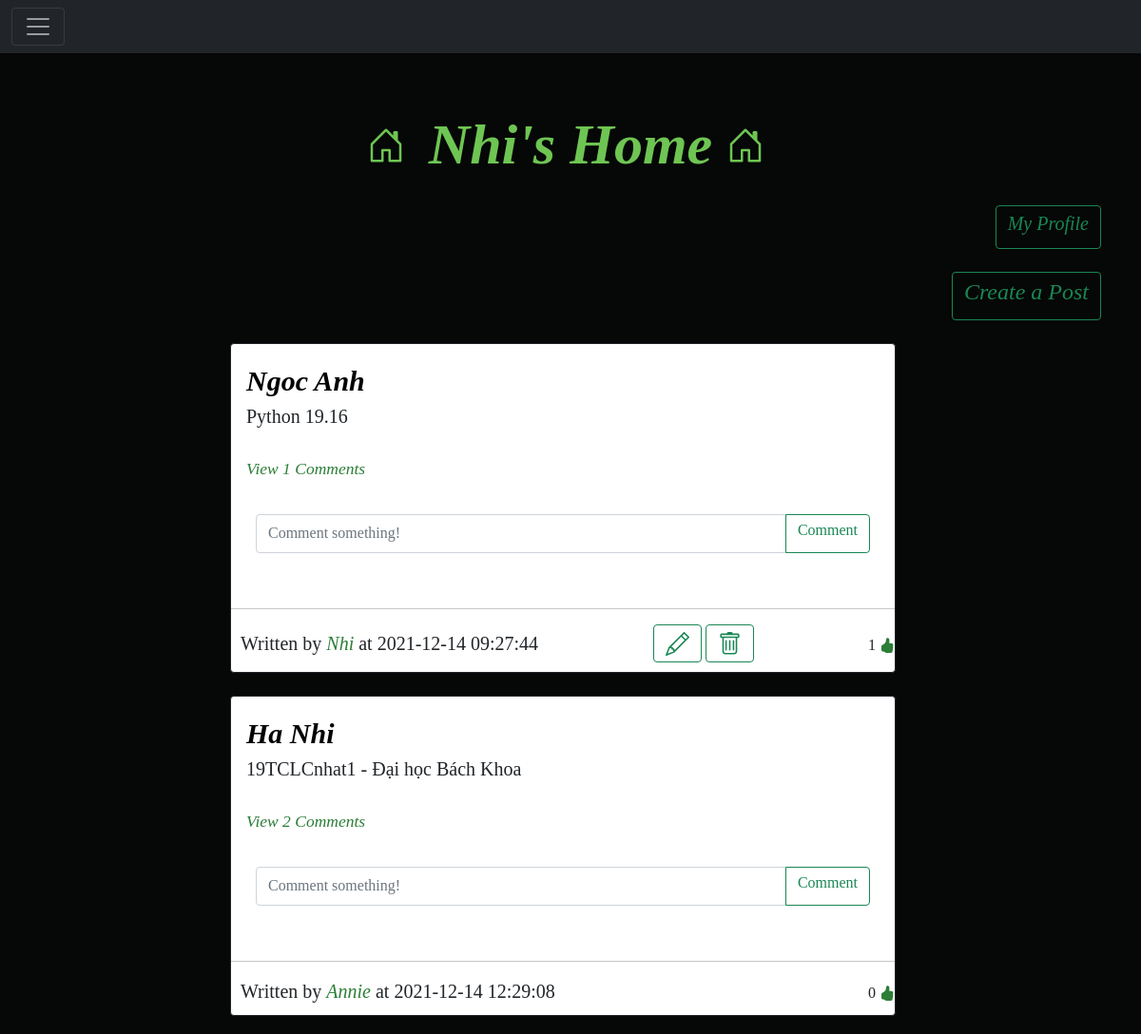
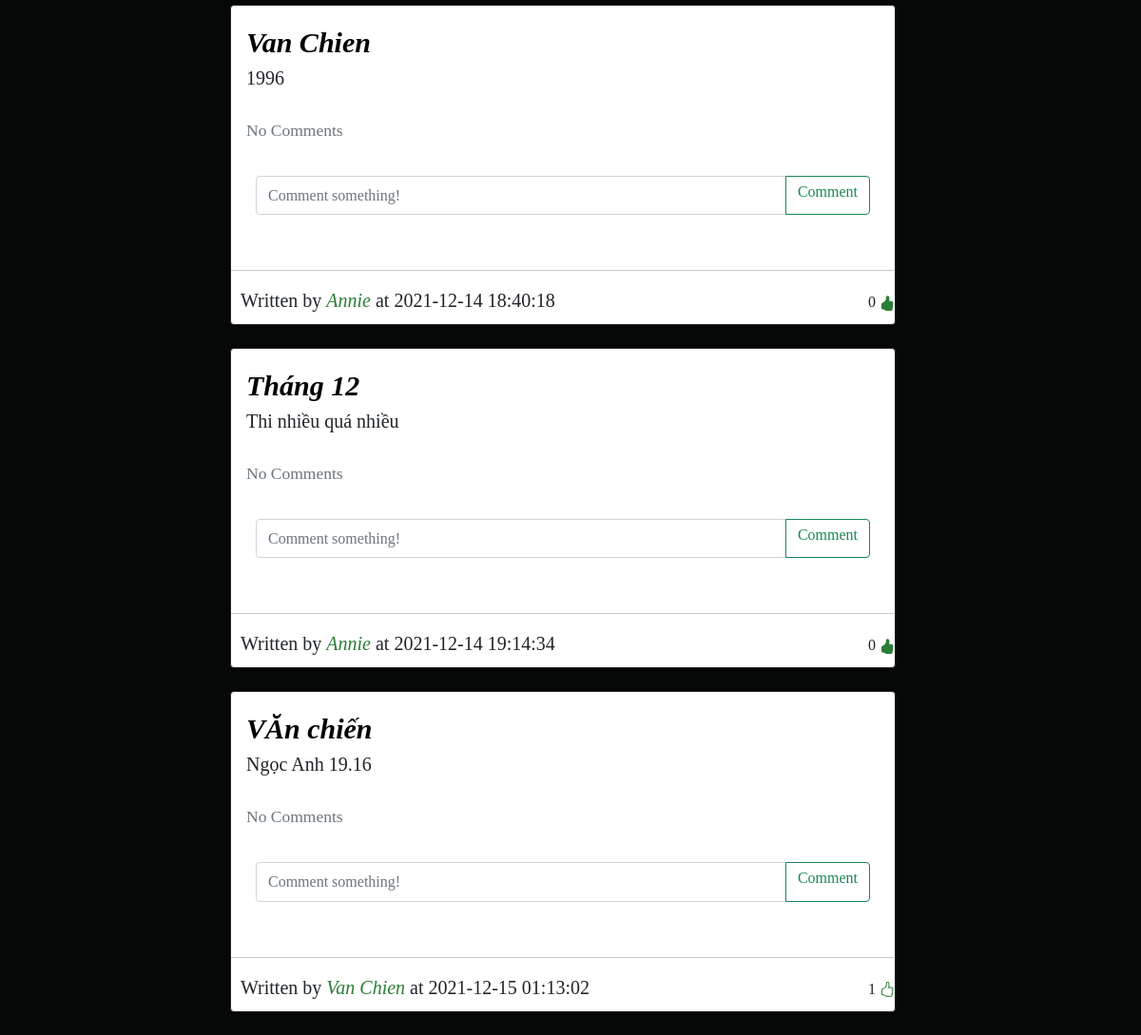
The app's page /home (signed in) with its own data (2 pictures, top to bottom).
### Website/models.py (models this page shows)
class User(db.Model, UserMixin):
    id = db.Column(db.Integer, primary_key=True)
    email = db.Column(db.String(150), unique=True)
    username = db.Column(db.String(150), unique=True)
    password = db.Column(db.String(150))
    date_created = db.Column(db.DateTime(timezone=True), default=func.now())
    posts = db.relationship('Post', backref='user', passive_deletes=True)
    comments = db.relationship('Comment', backref='user', passive_deletes=True)
    likes = db.relationship('Like', backref='user', passive_deletes=True)
    followed = db.relationship('Follow', foreign_keys=[Follow.follower_id], backref=db.backref('follower', lazy='joined'), lazy=True, cascade='all, delete-orphan')
    followers = db.relationship('Follow', foreign_keys=[Follow.followed_id], backref=db.backref('followed', lazy='joined'), lazy=True, cascade='all, delete-orphan')

class Post(db.Model):
    id = db.Column(db.Integer, primary_key=True)
    title = db.Column(db.Text, nullable=False)
    text = db.Column(db.Text, nullable=False)
    date_created = db.Column(db.DateTime(timezone=True), default=func.now())
    author = db.Column(db.Integer, db.ForeignKey(
        'user.id', ondelete="CASCADE"), nullable=False)
    comments = db.relationship('Comment', backref='post', passive_deletes=True)
    likes = db.relationship('Like', backref='post', passive_deletes=True)

### Website/views.py (the view)
@views.route("/")
@views.route("/home")
@login_required
def home():
    posts = Post.query.all()
    return render_template("home.html", user=current_user, posts=posts)

### Website/__init__.py (called while the page is built)
def create_app():
    app = Flask(__name__)
    app.config['SECRET_KEY'] = "helloworld"
    app.config['SQLALCHEMY_DATABASE_URI'] = f'sqlite:///{DB_NAME}'
    db.init_app(app)
    from .views import views
    from .auth import auth
    app.register_blueprint(views, url_prefix="/")
    app.register_blueprint(auth, url_prefix="/")
    from .models import User, Post, Comment,Like,Follow
    create_database(app)
    login_manager = LoginManager()
    login_manager.login_view = "auth.login"
    login_manager.init_app(app)
    @login_manager.user_loader
    def load_user(id):
        return User.query.get(int(id))
    return app

### Website/templates/home.html (shortened to what this page needs)
{% extends "posts_div.html" %}
{% block header %}
{{user.username}}'s Home
{% endblock %}
{% block profile %}
<div>
  <a href="/profile/{{user.username}}" class="btn btn-outline-success"  ><h5>My Profile</h5></a>
</div>
<br>
<div>
  <a href="/create-post" class="btn btn-outline-success" type="button"><h4>Create a Post </h4></a >
</div>
{% endblock %}

### Website/templates/posts_div.html (shortened to what this page needs)
{% extends "base.html" %} {% block title %}Home{% endblock %}
{% block content%}
  <h1 align="center">{% block header %}Posts{% endblock %}</h1>
  <div align="right">
    {% block profile %}{% endblock %}
  </div>
  <br>
  <div  class="posts">
    {% for post in posts %}
    <div class="card border-dark">
      <div class="card-body">
        <div class="card-text">
          <a class="post-title" href="/post/{{post.id}}">{{post.title}}</a>
          <p class="post-test">{{post.text}}</p>
        </div>
        <br />
        <p class="card-text">
          {% if post.comments|length > 0 %}
          <a data-bs-toggle="collapse" href="#comments-{{post.id}}" role="button">
            <small>View {{post.comments|length}} Comments</small>
          </a>
          {% else %}
          <small class="text-muted">No Comments</small>
          {% endif %}
        </p>
        <br>
        <form
          class="input-group mb-3"
          method="POST"
          action="/create-comment/{{post.id}}"
        >
          <input
            type="text"
            id="text"
            name="text"
            class="form-control"
            placeholder="Comment something!"
          />
          <button class="btn btn-outline-success" type="submit"><h6>Comment</h6></button>
        </form>
      </div>
      <hr>
      <div class="item">
        <div class="d-flex align-items-center justify-content-between">
          <p>Written by <a list-style = "none" class="" href="/profile/{{post.user.username}}"> {{post.user.username}}</a> at {{post.date_created}}</p>
          <div>
            {% if user.id == post.author %}
            <a class="btn btn-outline-success" data-toggle="collapse" href="/edit-post/{{post.id}}" class="dropdown-item"
            ></a>
              <a class="btn btn-outline-success" data-toggle="collapse" href="/delete-post/{{post.id}}" class="dropdown-item"
              ></a>
            {% endif %}
          </div>
          <div>
            {{ post.likes|length }}
              {% if user.id in post.likes|map(attribute="author")|list %}
              <a href="/like-post/{{post.id}}">
            </a>
              {% else %}
              <a href="/like-post/{{post.id}}">
               </a>
              {% endif %}
          </div>
    </div>
    </div>
      </div>
    <br/>
    {% endfor %}
  </div>
   {% endblock %}

### Website/static/main.css (style rules this page uses)
body { font-family: 'Times New Roman', Times, serif; background-color: rgb(6, 7, 7) ; background-position: center; background-size:cover; background-repeat: no-repeat; }
h1 { margin-top: 40px; padding: 20px; font-size: 60px; font-style: italic; font-weight: bold; color: rgb(110, 197, 83); }
form { padding: 10px; }
input { font-size: 20px; }
a { text-decoration: none; font-size: 20px; font-style: italic; color: rgb(44, 126, 55); }
p { padding-bottom: 0px; font-size: 20px; margin-bottom: 0px; }
input { font-size: 30px; }
.post-title { font-size: 30px; font-style: oblique; font-weight: bolder; color: black; }
.post-test { font-size: 20px; font-weight: lighter; }
.posts { width: 700px; height: 500px; margin-left: 200px; }
.item { padding-left: 10px; padding-bottom: 10px; }

### records on screen
User: username "Nhi"
Post: title "Ngoc Anh", text "Python 19.16", comments|length "1", user.username "Nhi", date_created "2021-12-14 09:27:44", likes|length "1"
Post: title "Ha Nhi", text "19TCLCnhat1 - Đại học Bách Khoa", comments|length "2", user.username "Annie", date_created "2021-12-14 12:29:08", likes|length "0"
Post: title "Van Chien", text "1996", shows "No Comments", user.username "Annie", date_created "2021-12-14 18:40:18", likes|length "0"
Post: title "Tháng 12", text "Thi nhiều quá nhiều", shows "No Comments", user.username "Annie", date_created "2021-12-14 19:14:34", likes|length "0"
Post: title "VĂn chiến", text "Ngọc Anh 19.16", shows "No Comments", user.username "Van Chien", date_created "2021-12-15 01:13:02", likes|length "1"
